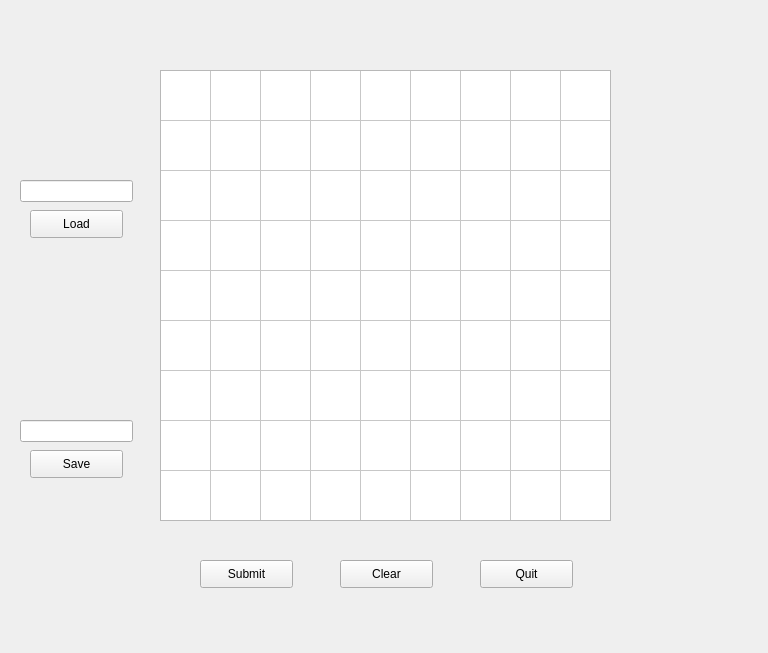
<?xml version="1.0" encoding="UTF-8"?>
<ui version="4.0">
 <class>Widget</class>
 <widget class="QWidget" name="Widget">
  <property name="geometry">
   <rect>
    <x>0</x>
    <y>0</y>
    <width>768</width>
    <height>653</height>
   </rect>
  </property>
  <property name="windowTitle">
   <string>Widget</string>
  </property>
  <widget class="QPushButton" name="clearButton">
   <property name="geometry">
    <rect>
     <x>340</x>
     <y>560</y>
     <width>93</width>
     <height>28</height>
    </rect>
   </property>
   <property name="text">
    <string>Clear</string>
   </property>
  </widget>
  <widget class="QPushButton" name="quitButton">
   <property name="geometry">
    <rect>
     <x>480</x>
     <y>560</y>
     <width>93</width>
     <height>28</height>
    </rect>
   </property>
   <property name="text">
    <string>Quit</string>
   </property>
  </widget>
  <widget class="QPushButton" name="loadButton">
   <property name="geometry">
    <rect>
     <x>30</x>
     <y>210</y>
     <width>93</width>
     <height>28</height>
    </rect>
   </property>
   <property name="text">
    <string>Load</string>
   </property>
  </widget>
  <widget class="QPushButton" name="saveButton">
   <property name="geometry">
    <rect>
     <x>30</x>
     <y>450</y>
     <width>93</width>
     <height>28</height>
    </rect>
   </property>
   <property name="text">
    <string>Save</string>
   </property>
  </widget>
  <widget class="QTableWidget" name="sudokuGrid">
   <property name="geometry">
    <rect>
     <x>160</x>
     <y>70</y>
     <width>451</width>
     <height>451</height>
    </rect>
   </property>
   <property name="verticalScrollBarPolicy">
    <enum>Qt::ScrollBarAlwaysOff</enum>
   </property>
   <property name="horizontalScrollBarPolicy">
    <enum>Qt::ScrollBarAlwaysOff</enum>
   </property>
   <property name="sizeAdjustPolicy">
    <enum>QAbstractScrollArea::AdjustIgnored</enum>
   </property>
   <property name="autoScroll">
    <bool>true</bool>
   </property>
   <property name="rowCount">
    <number>9</number>
   </property>
   <property name="columnCount">
    <number>9</number>
   </property>
   <attribute name="horizontalHeaderVisible">
    <bool>false</bool>
   </attribute>
   <attribute name="horizontalHeaderDefaultSectionSize">
    <number>50</number>
   </attribute>
   <attribute name="horizontalHeaderHighlightSections">
    <bool>false</bool>
   </attribute>
   <attribute name="verticalHeaderVisible">
    <bool>false</bool>
   </attribute>
   <attribute name="verticalHeaderDefaultSectionSize">
    <number>50</number>
   </attribute>
   <row/>
   <row/>
   <row/>
   <row/>
   <row/>
   <row/>
   <row/>
   <row/>
   <row/>
   <column/>
   <column/>
   <column/>
   <column/>
   <column/>
   <column/>
   <column/>
   <column/>
   <column/>
  </widget>
  <widget class="QPushButton" name="submitButton">
   <property name="geometry">
    <rect>
     <x>200</x>
     <y>560</y>
     <width>93</width>
     <height>28</height>
    </rect>
   </property>
   <property name="text">
    <string>Submit</string>
   </property>
  </widget>
  <widget class="QLineEdit" name="loadText">
   <property name="geometry">
    <rect>
     <x>20</x>
     <y>180</y>
     <width>113</width>
     <height>22</height>
    </rect>
   </property>
  </widget>
  <widget class="QLineEdit" name="saveText">
   <property name="geometry">
    <rect>
     <x>20</x>
     <y>420</y>
     <width>113</width>
     <height>22</height>
    </rect>
   </property>
  </widget>
 </widget>
 <layoutdefault spacing="6" margin="11"/>
 <resources/>
 <connections/>
</ui>
